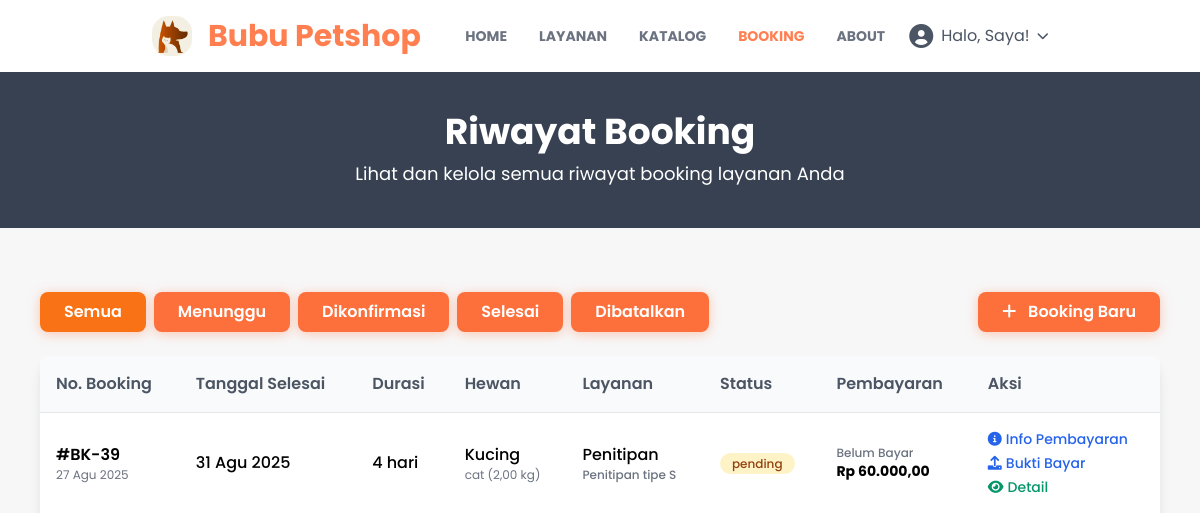
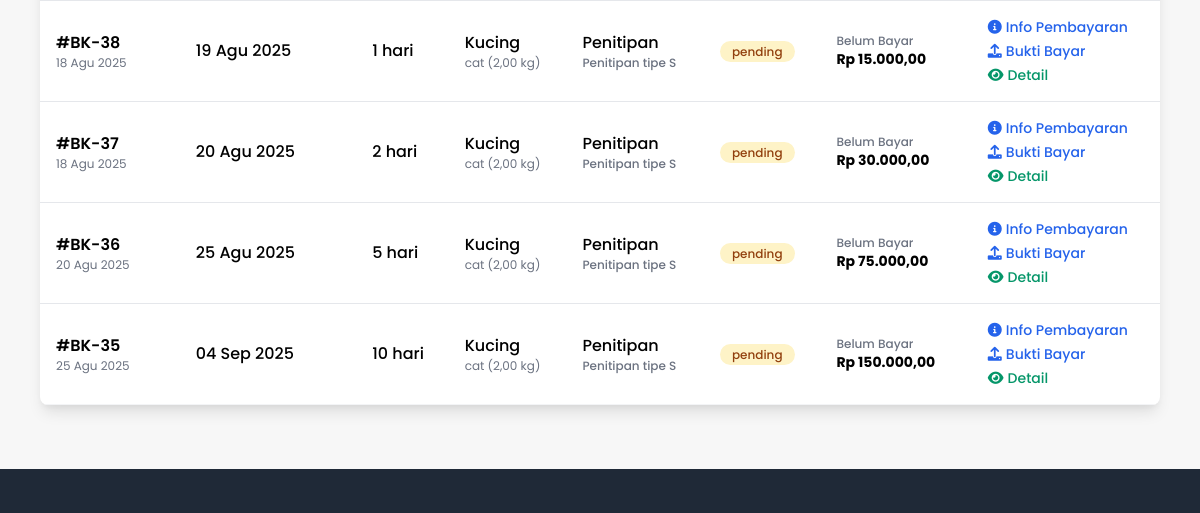
The app's page /booking/ (signed in, upper part), older data (2 pictures, top to bottom).
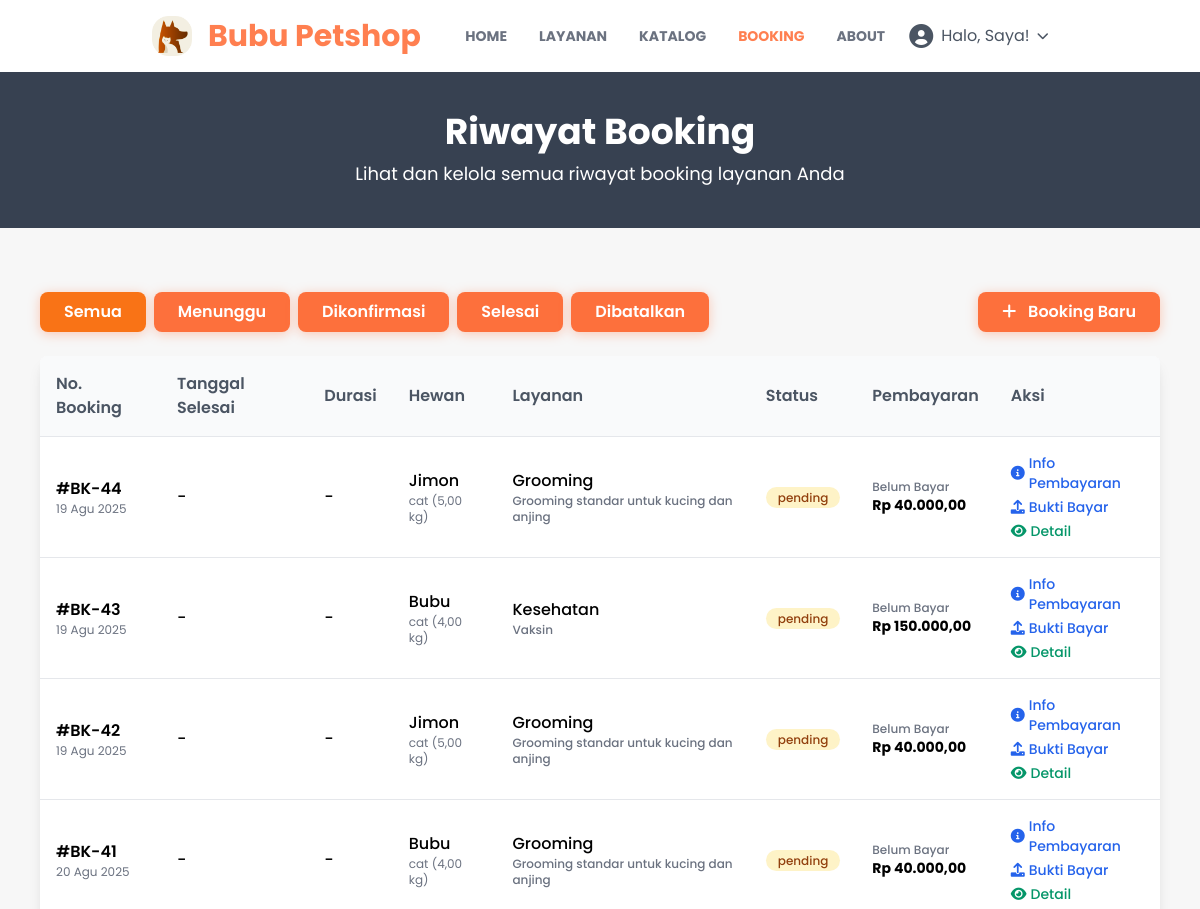
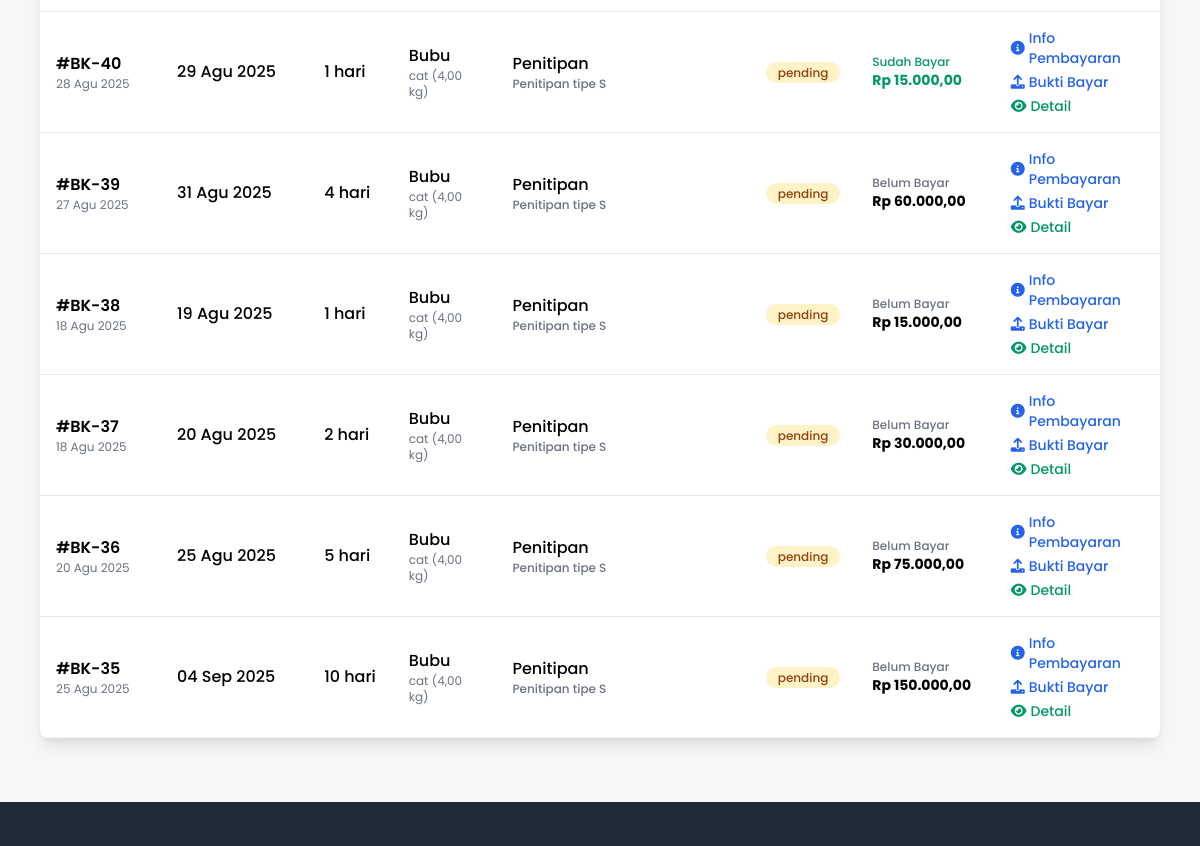
The same page, newer data (2 pictures, top to bottom).
### bookinglayanan/models.py (models this page shows, shortened)
class BookingLayanan(models.Model):
    JENIS_LAYANAN_CHOICES = [
        ('grooming', 'Grooming'),
        ('sitting', 'Penitipan'),
        ('medical', 'Kesehatan'),
    ]
    STATUS_CHOICES = [
        ('pending', 'Menunggu'),
        ('confirmed', 'Dikonfirmasi'),
        ('completed', 'Selesai'),
        ('cancelled', 'Dibatalkan'),
    ]
    id_booking = models.AutoField(primary_key=True)
    id_user = models.ForeignKey(User, on_delete=models.CASCADE, null=True, blank=True)
    id_hewan = models.ForeignKey(Peliharaan, on_delete=models.CASCADE)
    tipe_layanan = models.CharField(max_length=20, choices=JENIS_LAYANAN_CHOICES)
    harga_booking = models.DecimalField(max_digits=8, decimal_places=2)
    booking_penitipan = models.ForeignKey(
        LayananPenitipan, null=True, blank=True, on_delete=models.SET_NULL)
    booking_grooming = models.ForeignKey(
        LayananGrooming, null=True, blank=True, on_delete=models.SET_NULL)
    booking_kesehatan = models.ForeignKey(
        LayananKesehatan, null=True, blank=True, on_delete=models.SET_NULL)
    tanggal_booking = models.DateTimeField(null=True, blank=True)  # Gunakan null=True, blank=True untuk fleksibilitas
    tanggal_selesai = models.DateTimeField(null=True, blank=True)
    durasi_layanan = models.IntegerField(null=True, blank=True)
    status_booking = models.CharField(
        max_length=20, choices=STATUS_CHOICES, default='pending')
    catatan_booking = models.TextField(blank=True, null=True)
    bukti_pembayaran = models.ImageField(
        upload_to=buktibayar_image_upload_path, blank=True, null=True)
    class Meta:
        db_table = 'booking_layanan'
        verbose_name_plural = "Daftar Booking"

### peliharaan/models.py (models this page shows, shortened)
class Peliharaan(models.Model):
    JENIS_HEWAN_CHOICES = [
        ('cat', 'Kucing'),
        ('dog', 'Anjing'),
        ('other', 'lainya')
    ]
    class Meta:
        db_table = 'peliharaan'
        verbose_name_plural = "Peliharaan"
    id_hewan = models.AutoField(primary_key=True)
    id_user = models.ForeignKey(User, on_delete=models.CASCADE)
    nama_hewan = models.CharField(max_length=50)
    jenis_hewan = models.CharField(max_length=50, choices=JENIS_HEWAN_CHOICES)
    umur_hewan = models.IntegerField()
    berat_hewan = models.DecimalField(max_digits=5, decimal_places=2)
    keterangan = models.TextField(blank=True, null=True)
    foto_peliharaan = models.ImageField(upload_to=peliharaan_image_upload_path, blank=True, null=True)
    created_at = models.DateTimeField(auto_now_add=True)

### layanan/models.py (models this page shows, shortened)
class LayananPenitipan(models.Model):
    id_penitipan = models.AutoField(primary_key=True)
    jenis_penitipan = models.CharField(max_length=100)
    harga_penitipan = models.DecimalField(max_digits=8, decimal_places=2)
    kapasitas_penitipan = models.IntegerField()
    deskripsi_penitipan = models.TextField()
    foto_penitipan = models.ImageField(upload_to=layanan_image_upload_path, blank=True, null=True)
    class Meta:
        db_table = 'layanan_penitipan'
        verbose_name_plural = "Layanan Penitipan"

class LayananGrooming(models.Model):
    id_grooming = models.AutoField(primary_key=True)
    nama_grooming = models.CharField(max_length=100)
    harga_grooming = models.DecimalField(max_digits=8, decimal_places=2)
    deskripsi_grooming = models.TextField()
    foto_grooming = models.ImageField(upload_to=layanan_image_upload_path, blank=True, null=True)
    class Meta:
        db_table = 'layanan_grooming'
        verbose_name_plural = "Layanan Grooming"

class LayananKesehatan(models.Model):
    id_kesehatan = models.AutoField(primary_key=True)
    nama_kesehatan = models.CharField(max_length=100)
    harga_kesehatan = models.DecimalField(max_digits=8, decimal_places=2)
    deskripsi_kesehatan = models.TextField()
    foto_kesehatan = models.ImageField(upload_to=layanan_image_upload_path, blank=True, null=True)
    class Meta:
        db_table = 'layanan_kesehatan'
        verbose_name_plural = "Layanan Kesehatan"

### bookinglayanan/views.py (the view, shortened to what this page needs)
# urls.py: path("", views.index , name="index"),
def index(request):
    if not request.user.is_authenticated:
        return redirect('user:login')
    user = request.user
    bookings = BookingLayanan.objects.filter(id_user=user).order_by('-id_booking')
    status_choices = BookingLayanan.STATUS_CHOICES
    status_dict = {key: value for key, value in status_choices}
    context = {
        'title': "Booking Layanan",
        'akun': user,
        'status': status_dict,
        'bookings': bookings
    }
    return render(request, 'booking/index.html', context)

### user/context_processors.py (called while the page is built)
def detail_petcare(request):
    try:
        detail = DetailPetcare.objects.first()
    except Exception:
        detail = None
    return {'detail_petcare': detail}

def current_route(request):
    match = request.resolver_match
    return {
        'namespace': match.namespace if match else '',
        'url_name': match.url_name if match else ''
    }

### templates/booking/index.html (shortened to what the changed rows need)
{% extends "base.html" %}{% load static %}
{% block content %}
<div class="bg-gray-700 py-10 px-4 relative">
  <div class="container mx-auto text-center">
    <h1 class="text-4xl font-bold text-white mb-2">Riwayat Booking</h1>
  </div>
</div>
<section class="py-16">
  <div class="container mx-auto px-4 max-w-6xl">
    <div class="mb-6 flex flex-col sm:flex-row justify-between items-start sm:items-center gap-4">
      <div class="flex flex-wrap gap-2">
        <button class="btn-modern bg-gray-200 text-gray-700 hover:bg-gray-300 filter-btn active"
          data-filter="all">Semua</button>
        {% for key, value in status.items %}
        <button class="btn-modern bg-gray-200 text-gray-700 hover:bg-gray-300 filter-btn" data-filter="{{ key }}">
          {{ value }}</button>
        {% endfor %}
      </div>
    </div>
      {% for b in bookings %}
            {% if b.bukti_pembayaran %}
            {% load humanize %}
            {% else %}
            <span class="font-medium text-orange-600">Rp {{ b.harga_booking|intcomma }}</span>
            {% endif %}
      {% empty %}
      <div class="text-center py-8 bg-white rounded-lg shadow-md">
        <i class="fas fa-calendar-times text-gray-400 text-4xl mb-3"></i>
        <p class="text-gray-500">Belum ada riwayat booking.</p>
      </div>
      {% endfor %}
    <div class="hidden md:block overflow-x-auto bg-white rounded-lg shadow-lg">
      <table class="booking-table w-full">
        <thead class="bg-gray-50">
          <tr>
            <th class="px-4 py-3 text-left">No. Booking</th>
            <th class="px-4 py-3 text-left">Tanggal Selesai</th>
            <th class="px-4 py-3 text-left">Durasi</th>
            <th class="px-4 py-3 text-left">Hewan</th>
            <th class="px-4 py-3 text-left">Layanan</th>
            <th class="px-4 py-3 text-left">Status</th>
            <th class="px-4 py-3 text-left">Pembayaran</th>
            <th class="px-4 py-3 text-left">Aksi</th>
          </tr>
        </thead>
        <tbody>
          {% for b in bookings %}
          <tr class="booking-row border-b border-gray-100 hover:bg-gray-50" data-status="{{ b.status_booking }}">
            <td class="px-4 py-3">
              <div class="font-semibold">#BK-{{ b.id_booking }}</div>
              <div class="text-xs text-gray-500">{{ b.tanggal_booking|date:"d M Y" }}</div>
            </td>
            <td class="px-4 py-3">
              <div class="font-medium">
                {% if b.tanggal_selesai %}
                {{ b.tanggal_selesai|date:"d M Y" }}
                {% else %}
                -
                {% endif %}
              </div>
            </td>
            <td class="px-4 py-3">
              <div class="font-medium">
                {% if b.durasi_layanan %}
                {{ b.durasi_layanan }} hari
                {% else %}
                -
                {% endif %}
              </div>
            </td>
            <td class="px-4 py-3">
              <div class="font-medium">{{ b.id_hewan.nama_hewan }}</div>
              <div class="text-xs text-gray-500">{{ b.id_hewan.jenis_hewan }} ({{ b.id_hewan.berat_hewan }} kg)</div>
            </td>
            <td class="px-4 py-3">
              <div class="font-medium">
                {% if b.tipe_layanan == 'grooming' and b.booking_grooming %}
                Grooming
                <div class="text-xs text-gray-500">{{ b.booking_grooming.nama_grooming }}</div>
                {% elif b.tipe_layanan == 'sitting' and b.booking_penitipan %}
                Penitipan
                <div class="text-xs text-gray-500">{{ b.booking_penitipan.jenis_penitipan }}</div>
                {% elif b.tipe_layanan == 'medical' and b.booking_kesehatan %}
                Kesehatan
                <div class="text-xs text-gray-500">{{ b.booking_kesehatan.nama_kesehatan }}</div>
                {% else %}
                {{ b.tipe_layanan|capfirst }}
                {% endif %}
              </div>
            </td>
            <td class="px-4 py-3">
              <span class="badge badge-{{ b.status_booking }}">
                {{ b.status_booking }}
              </span>
            </td>
            <td class="px-4 py-3">
              {% if b.bukti_pembayaran %}
              <div class="text-xs text-green-600 font-medium">Sudah Bayar</div>
              {% load humanize %}
              <div class="text-sm text-green-600 font-bold">Rp {{ b.harga_booking|intcomma }}</div>
              {% else %}
              <div class="text-xs text-gray-500 font-medium">Belum Bayar</div>
              <div class="text-sm text-orange-600 font-bold">Rp {{ b.harga_booking|intcomma }}</div>
              {% endif %}
            </td>
            <td class="px-4 py-3">
              <div class="flex flex-col gap-1">
                {% if b.status_booking == 'pending' %}
                <a class="text-blue-600 hover:text-blue-800 font-medium text-sm flex items-center transition-colors"
                  href="{% url 'bookinglayanan:detail_pembayaran' b.id_booking %}">
                  <i class="fas fa-info-circle mr-1"></i> Info Pembayaran
                </a>
                <button
                  class="text-blue-600 hover:text-blue-800 font-medium text-sm flex items-center transition-colors upload-btn"
                  data-layanan="{{ b.tipe_layanan }}" data-booking="BK-{{ b.id_booking }}"
                  data-amount="{{ b.harga_booking|floatformat:0 }}">
                  <i class="fas fa-upload mr-1"></i> Bukti Bayar
                </button>
                {% endif %}
                <button
                  class="text-green-600 hover:text-green-800 font-medium text-sm flex items-center transition-colors detail-btn"
                  data-booking="BK-{{ b.id_booking }}">
                  <i class="fas fa-eye mr-1"></i> Detail
                </button>
              </div>
            </td>
          </tr>
          {% endfor %}
        </tbody>
      </table>
    </div>
  </div>
</section>
{% endblock content %}

Row changes from the older to the newer data that the page shows:
added BookingLayanan: id_booking "44", tanggal_booking "19 Agu 2025", id_hewan.nama_hewan "Jimon", id_hewan.jenis_hewan "cat", id_hewan.berat_hewan "5,00", booking_grooming.nama_grooming "Grooming standar untuk kucing dan anjing", status_booking "pending", harga_booking "40.000,00"
added BookingLayanan: id_booking "43", tanggal_booking "19 Agu 2025", id_hewan.nama_hewan "Bubu", id_hewan.jenis_hewan "cat", id_hewan.berat_hewan "4,00", booking_kesehatan.nama_kesehatan "Vaksin", status_booking "pending", harga_booking "150.000,00"
added BookingLayanan: id_booking "42", tanggal_booking "19 Agu 2025", id_hewan.nama_hewan "Jimon", id_hewan.jenis_hewan "cat", id_hewan.berat_hewan "5,00", booking_grooming.nama_grooming "Grooming standar untuk kucing dan anjing", status_booking "pending", harga_booking "40.000,00"
added BookingLayanan: id_booking "41", tanggal_booking "20 Agu 2025", id_hewan.nama_hewan "Bubu", id_hewan.jenis_hewan "cat", id_hewan.berat_hewan "4,00", booking_grooming.nama_grooming "Grooming standar untuk kucing dan anjing", status_booking "pending", harga_booking "40.000,00"
added BookingLayanan: id_booking "40", tanggal_booking "28 Agu 2025", tanggal_selesai "29 Agu 2025", durasi_layanan "1", id_hewan.nama_hewan "Bubu", id_hewan.jenis_hewan "cat", id_hewan.berat_hewan "4,00", booking_penitipan.jenis_penitipan "Penitipan tipe S", status_booking "pending", harga_booking "15.000,00"
changed through a linked row, BookingLayanan "31 Agu 2025": id_hewan.nama_hewan "Kucing" → "Bubu"; id_hewan.berat_hewan "2,00" → "4,00"
changed through a linked row, BookingLayanan id 38: id_hewan.nama_hewan "Kucing" → "Bubu"; id_hewan.berat_hewan "2,00" → "4,00"
changed through a linked row, BookingLayanan id 37: id_hewan.nama_hewan "Kucing" → "Bubu"; id_hewan.berat_hewan "2,00" → "4,00"
changed through a linked row, BookingLayanan id 36: id_hewan.nama_hewan "Kucing" → "Bubu"; id_hewan.berat_hewan "2,00" → "4,00"
changed through a linked row, BookingLayanan "04 Sep 2025": id_hewan.nama_hewan "Kucing" → "Bubu"; id_hewan.berat_hewan "2,00" → "4,00"
